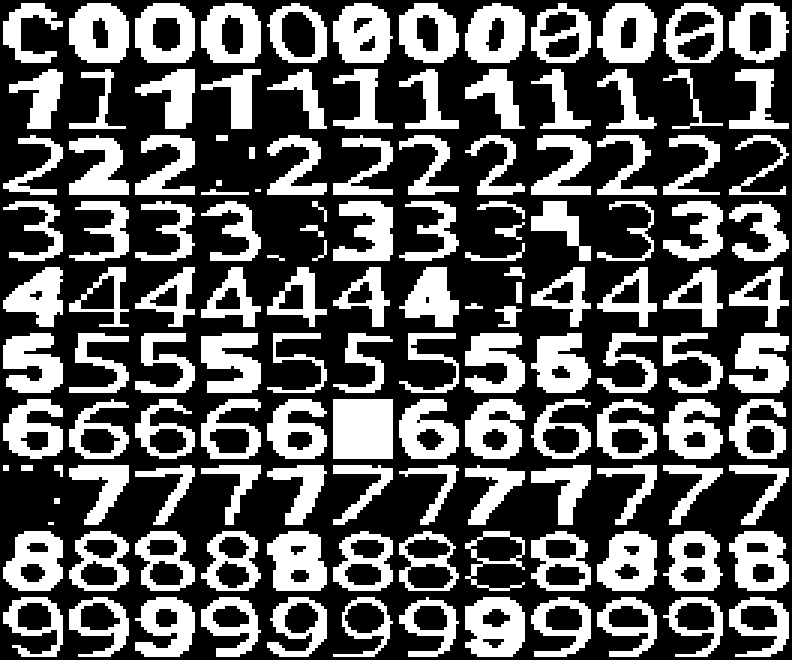
#> input picture samples.png, 792 x 660 px
$ python -i training.py   (imports and definitions only)
#> lines starting #> are read from the running program, lines starting #| are printed output that depends on the picture; after the words box and inside, x2 and y2 are one past the last pixel; in counts of white or black regions, pixels touching at a corner belong together
#> further down, picture is the input picture: PIL image 792x660 L; 37.2% white; 136 white regions (2 under 20 px), largest, box (x1, y1, x2, y2) and area: (333, 399, 393, 459) 3600, (69, 3, 129, 63) 2691, (465, 597, 525, 657) 2664
"""
train_chars74k.py - Train the ESP32 OCR model on the Chars74K dataset.

Put this file in the same folder as the files you downloaded:
    EnglishFnt.tgz   (characters rendered from computer fonts)
    EnglishHnd.tgz   (handwritten characters)
    EnglishImg.tgz   (characters cropped from real photos)
    (ListsTXT.tgz is not needed)

Install once:
    pip install tensorflow pillow numpy

Run:
    python train_chars74k.py

The .tgz files are unpacked automatically the first time (into ./English).
Output:
    ocr.bin       -> copy to the ESP32 next to ocr.py
    samples.png   -> preview of what the model sees (20x20 images)
"""

import glob
import os
import random
import struct
import sys
import tarfile
from collections import Counter

import numpy as np
from PIL import Image, ImageFilter

# ----------------------------------------------------------------------------
# SETTINGS
# ----------------------------------------------------------------------------
# Characters to learn. Any subset of 0-9, A-Z, a-z.
# Tip: fewer characters = higher accuracy. Lowercase letters like o/O/0, l/1/I,
# s/S, c/C look almost the same, so leave lowercase out unless you need it.
CHARS = "0123456789ABCDEFGHIJKLMNOPQRSTUVWXYZ"

S = 20               # model input is S x S (must match S in ocr.py)
HIDDEN = 256         # neurons in 1st hidden layer (64 = smaller/faster, 256 = more accurate/slower)
HIDDEN2 = 256        # neurons in 2nd hidden layer (0 = only one hidden layer)
EPOCHS = 50
OUT_FILE = "ocr.bin"
SEED = None          # None = different random train/test split every run;
                     # a number (e.g. the seed printed by an earlier run) repeats that run exactly

# Training data. Comment out a line to leave that source out.
#   max/char: use at most this many images per character (None = all)
#   augment:  extra random variations made of every training image
#   test:     fraction kept aside (never trained on) to measure accuracy at the end
# Keep "Img" first: the loading order decides the random test split.
SOURCES = {  # name:  archive,           folder,                    max/char, augment, test
    "Img": ("EnglishImg.tgz", "English/Img/GoodImg/Bmp",  None,     8,       0.15),  # real photos <- most important
    "Fnt": ("EnglishFnt.tgz", "English/Fnt",              400,      0,       0.0),   # fonts (~1000/char; limited so photos aren't drowned out)
    "Hnd": ("EnglishHnd.tgz", "English/Hnd/Img",          None,     3,       0.15),  # handwriting
}

# Chars74K folder SampleNNN -> character
ALL_CHARS = "0123456789ABCDEFGHIJKLMNOPQRSTUVWXYZabcdefghijklmnopqrstuvwxyz"


# ----------------------------------------------------------------------------
# PREPROCESSING - must be IDENTICAL to ocr.py on the ESP32
# ----------------------------------------------------------------------------
# [48 lines left out: functions otsu, text_mask, to_input, prepare, not called in this run]


def augment(img):
    """Random small changes so the model sees more variety."""
    img = img.convert("L")
    w, h = img.size
#> w = 792; h = 660
    # random padding with the edge colour, then rotate
    pad = int(max(w, h) * random.uniform(0.0, 0.15))
#> pad = 100
    bg = int(np.median(np.array(img)[0]))
#> bg = 0
    canvas = Image.new("L", (w + 2 * pad, h + 2 * pad), bg)
#> canvas: PIL image 992x860 L; every value is 0
    canvas.paste(img, (pad, pad))
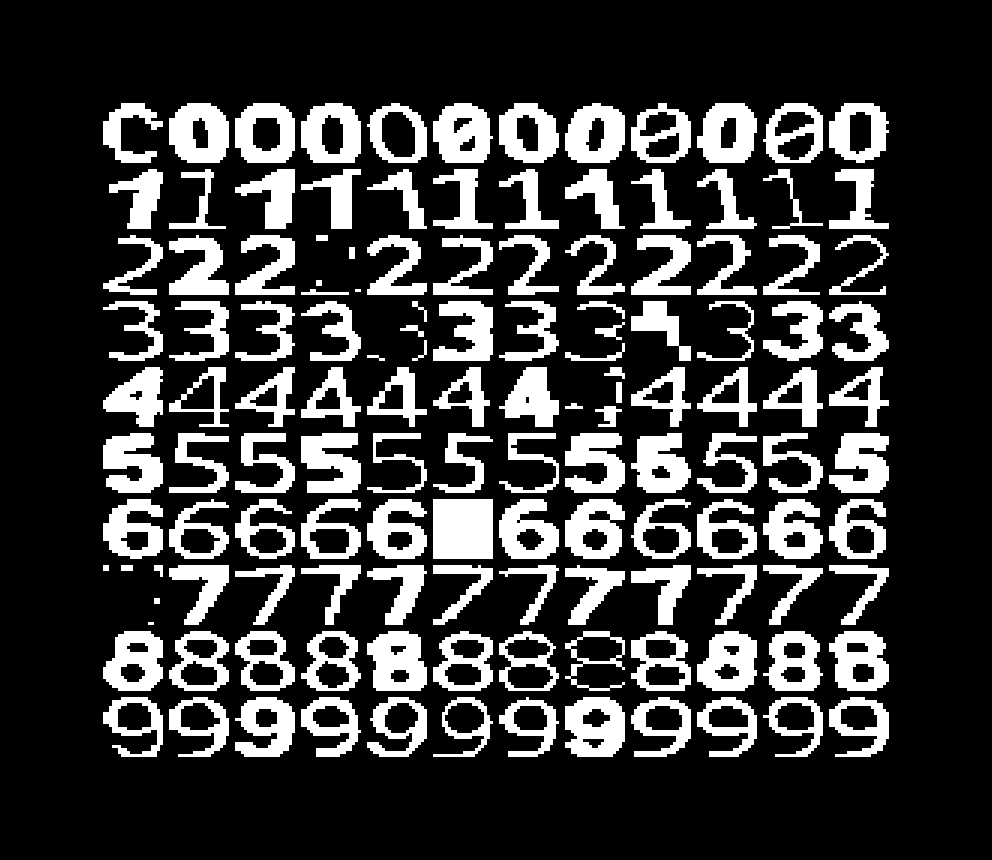
#> canvas: PIL image 992x860 L; 22.8% white; 136 white regions (2 under 20 px), largest, box (x1, y1, x2, y2) and area: (433, 499, 493, 559) 3600, (169, 103, 229, 163) 2691, (565, 697, 625, 757) 2664
    img = canvas.rotate(random.uniform(-10, 10), resample=Image.BILINEAR, fillcolor=bg)
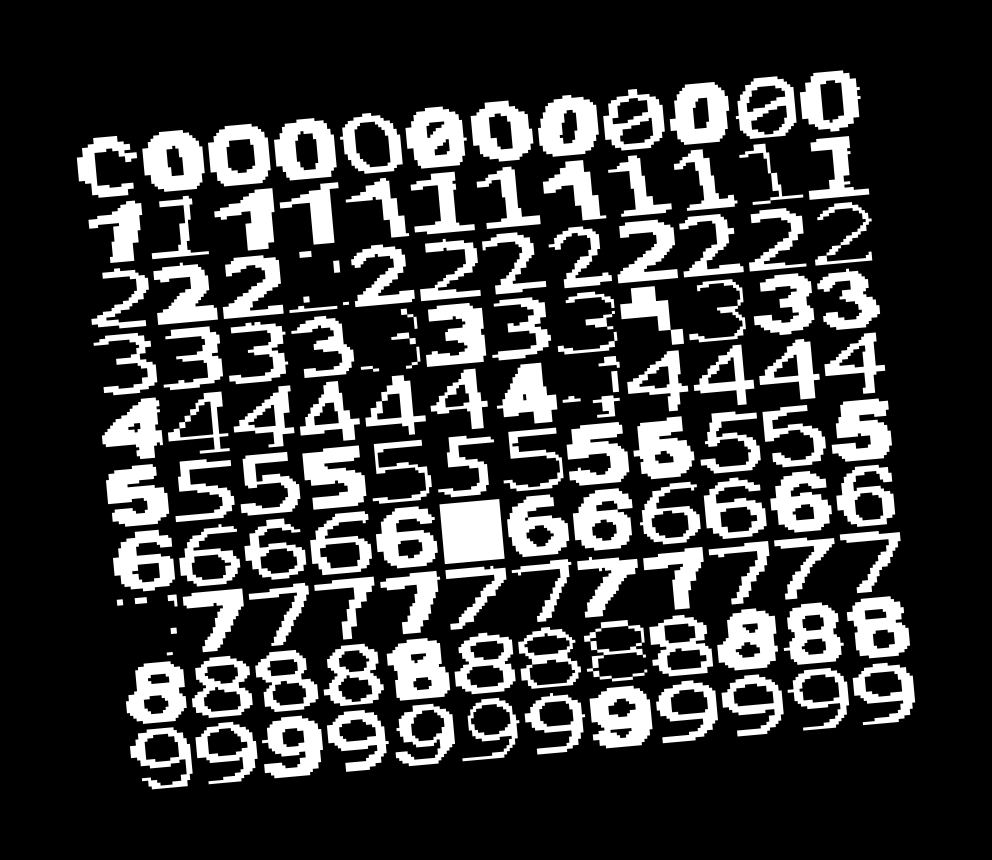
#> img: PIL image 992x860 L; min 0, max 255, mean 58.2
    # random stretch
    img = img.resize((max(4, int(img.width * random.uniform(0.8, 1.2))), img.height), Image.BILINEAR)
#> img: PIL image 960x860 L
    if random.random() < 0.3:
        img = img.filter(ImageFilter.GaussianBlur(random.uniform(0.3, 1.2)))
    return img


# ----------------------------------------------------------------------------
# LOADING
# ----------------------------------------------------------------------------
# [157 lines left out: functions extract, load_source, save_preview, export, run_bin, main, not called in this run]


# [2 lines not run here, left out]

>>> from PIL import Image
>>> picture = Image.open('samples.png')
>>> result = augment(picture)
